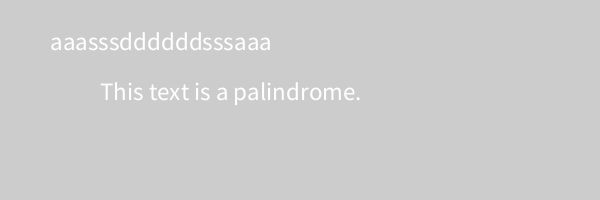
Frame 1 (no input)
Frame 60 (the mouse pressed at the canvas centre just before this capture): identical to frame 1, image omitted
Frame 120 (the mouse held since frame 60 and released just before this capture): identical to frame 1, image omitted

The Processing sketch that drew this single still picture (run headless with seeded random() and noise(); from frame 60 on, the mouse is pressed at the canvas centre):

// Processing sketch: sketch_1_1_4
// ── sketch_1_1_4.pde
String s="aaasssddddddsssaaa";
char[] characters = new char[s.length()];
char[] charactersReverse = new char[s.length()];
boolean[] sameCharacters = new boolean[s.length()];
int amountOfSame = 0;

void setup(){
  size(600,200);
  textSize(25);
  text(s,50,50);
  
  for(int i=0;i<s.length();i++){
    characters[i]=s.charAt(i);  
  }
  
  int j=0;
  for(int i=s.length();i>0;i--){    
    charactersReverse[i-1]=s.charAt(j);
    j=j+1;
  }
  
  for(int i=0; i<s.length();i++){
    if(characters[i]==charactersReverse[i]){
      sameCharacters[i]=true;
    }
    else{
      sameCharacters[i]=false;
    }  
  }
  
  for(int i=0;i<s.length()-1;i++){
    if(sameCharacters[i]==true){
        amountOfSame++;       
    }
  }
  
  if(amountOfSame==s.length()-1){
    text("This text is a palindrome.",100,100);
  }else{
    text("This text is not a palindrome.",100,100);
  }
  
}

void draw(){
}
